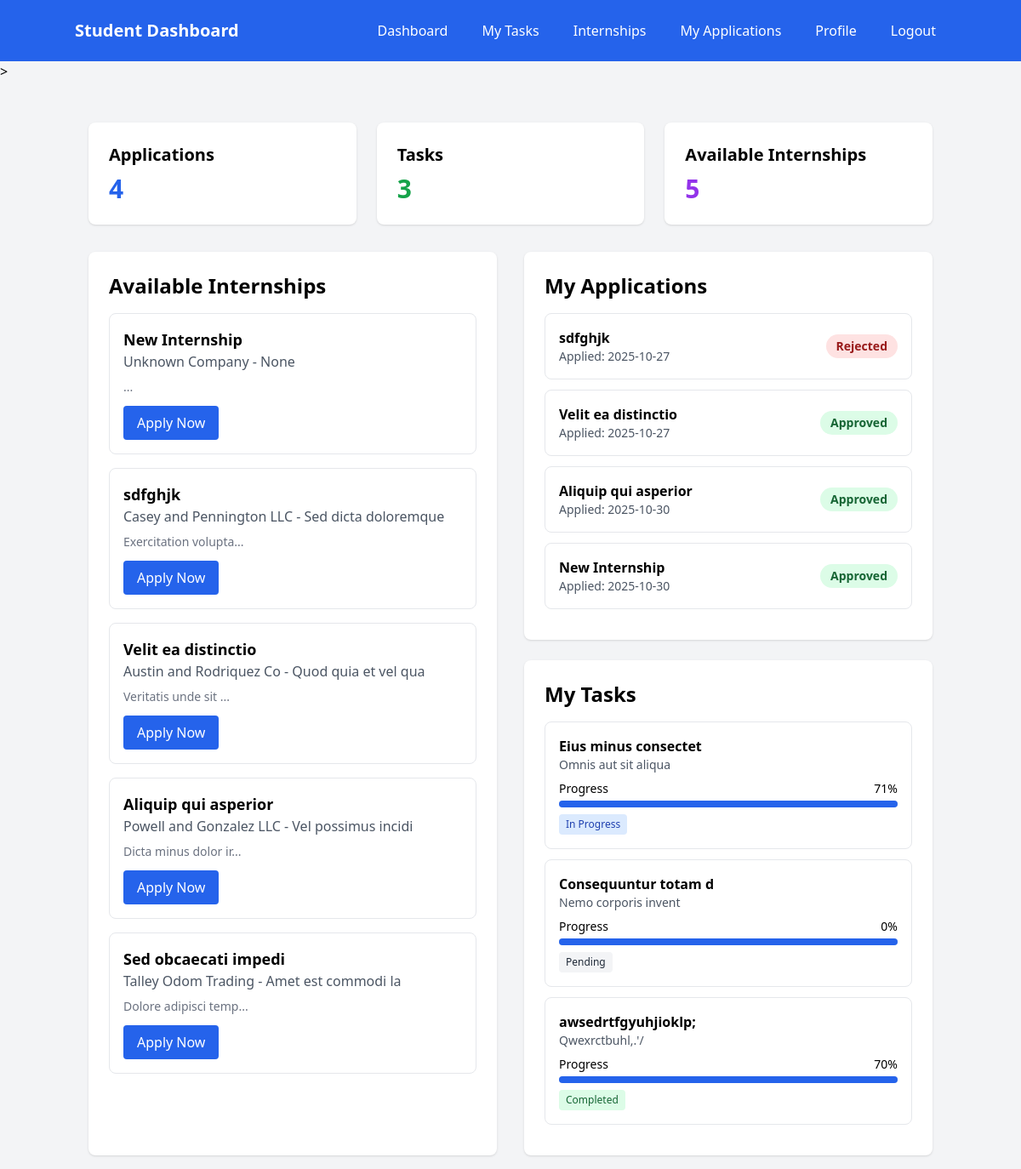
The app's page /dashboard (signed in), older data.
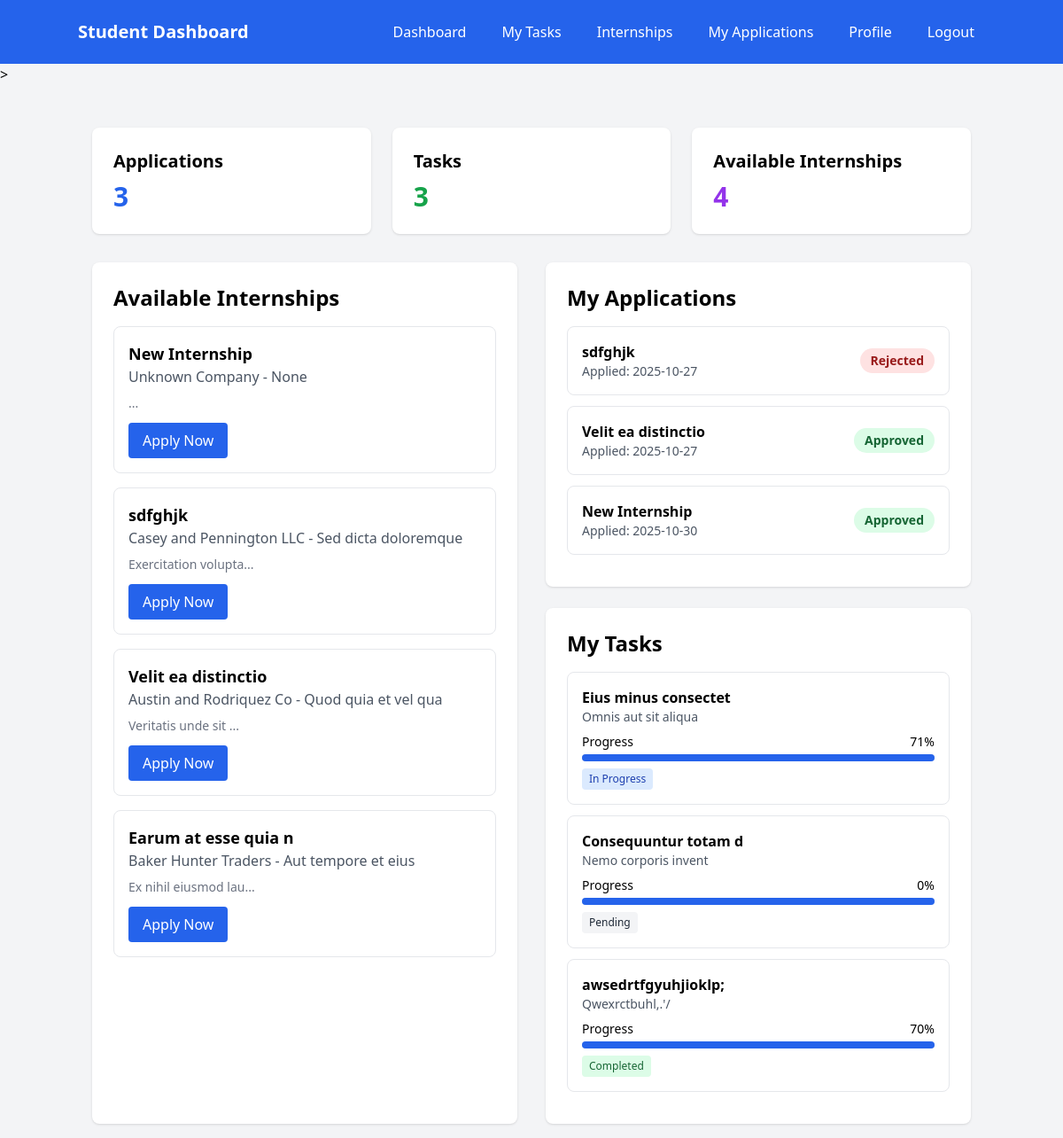
The same page, newer data.
### models.py (models this page shows)
class Internship(Base):
    __tablename__ = "internships"
    id = Column(Integer, primary_key=True, index=True)
    title = Column(String(255), nullable=False)
    description = Column(Text)
    company = Column(String(255), nullable=False)
    location = Column(String(255))
    duration = Column(String(100))
    stipend = Column(String(100))
    requirements = Column(Text)
    created_by = Column(Integer, ForeignKey("users.id"))
    created_at = Column(DateTime(timezone=True), server_default=func.now())
    is_active = Column(Boolean, default=True)
    deadline = Column(DateTime(timezone=True))
    creator = relationship("User", back_populates="created_internships")
    applications = relationship("InternshipApplication", back_populates="internship")
    tasks = relationship("Task", back_populates="internship")
    feedback = relationship("Feedback", back_populates="internship")

class InternshipApplication(Base):
    __tablename__ = "internship_applications"
    id = Column(Integer, primary_key=True, index=True)
    student_id = Column(Integer, ForeignKey("users.id"), nullable=False)
    internship_id = Column(Integer, ForeignKey("internships.id"), nullable=False)
    application_date = Column(DateTime(timezone=True), server_default=func.now())
    status = Column(Enum(ApplicationStatus), default=ApplicationStatus.PENDING)
    cover_letter = Column(Text)
    resume_url = Column(String(500))
    student = relationship("User", back_populates="applications")
    internship = relationship("Internship", back_populates="applications")

class Task(Base):
    __tablename__ = "tasks"
    id = Column(Integer, primary_key=True, index=True)
    title = Column(String(255), nullable=False)
    description = Column(Text)
    internship_id = Column(Integer, ForeignKey("internships.id"), nullable=False)
    student_id = Column(Integer, ForeignKey("users.id"), nullable=False)
    assigned_by = Column(Integer, ForeignKey("users.id"))
    due_date = Column(DateTime(timezone=True))
    status = Column(Enum(TaskStatus), default=TaskStatus.PENDING)
    progress = Column(Integer, default=0)
    created_at = Column(DateTime(timezone=True), server_default=func.now())
    internship = relationship("Internship", back_populates="tasks")
    student = relationship("User", foreign_keys=[student_id], back_populates="assigned_tasks")
    assigner = relationship("User", foreign_keys=[assigned_by], back_populates="assigned_by_tasks")

### app.py (the view)
@app.get("/dashboard", response_class=HTMLResponse)
async def dashboard(request: Request, db: Session = Depends(get_db)):
    try:
        user = await get_current_user_from_cookie(request, db)
        print(f"🎯 Dashboard access - User: {user.email}, Role: {user.role}")
        if user.role == "student":
            internships = crud.get_internships(db)
            applications = crud.get_applications_by_student(db, user.id)
            tasks = crud.get_tasks_by_student(db, user.id)
            return templates.TemplateResponse("dashboard_student.html", {
                "request": request,
                "user": user,
                "internships": internships,
                "applications": applications,
                "tasks": tasks
            })
        elif user.role == "admin":
            internships = crud.get_internships(db)
            try:
                stats = crud.get_system_stats(db)
            except Exception as e:
                print(f"⚠️  Could not get system stats: {e}")
                stats = {
                    "total_users": 0,
                    "total_students": 0,
                    "total_admins": 0,
                    "total_mentors": 0,
                    "total_internships": 0,
                    "total_applications": 0,
                    "total_tasks": 0
                }
            return templates.TemplateResponse("dashboard_admin.html", {
                "request": request,
                "user": user,
                "internships": internships,
                "stats": stats
            })
        elif user.role == "mentor":
            internships = crud.get_internships(db)
            mentor_internships = crud.get_internships_by_mentor(db, user.id)
            mentor_applications = crud.get_applications_for_mentor(db, user.id)
            return templates.TemplateResponse("dashboard_mentor.html", {
                "request": request,
                "user": user,
                "internships": internships,
                "mentor_internships": mentor_internships,
                "mentor_applications": mentor_applications
            })
        else:
            print(f"❌ Unknown role: {user.role}")
            return RedirectResponse("/login?error=Unknown user role")
    except Exception as e:
        print(f"💥 Dashboard error: {e}")
        import traceback
        traceback.print_exc()
        return RedirectResponse("/login")

### templates/dashboard_student.html (shortened to what the changed rows need)
<!DOCTYPE html>
<html>
<head>
    <script src="https://cdn.tailwindcss.com"></script>
</head>
<body class="bg-gray-100">
<nav class="bg-blue-600 text-white p-4">
    <div class="container mx-auto flex justify-between items-center">
        <h1 class="text-xl font-bold">Student Dashboard</h1>
    </div>
</nav>>
    <div class="container mx-auto mt-8 p-4">
        <div class="grid grid-cols-1 md:grid-cols-3 gap-6 mb-8">
            <div class="bg-white p-6 rounded-lg shadow">
                <h3 class="text-xl font-semibold mb-2">Applications</h3>
                <p class="text-3xl font-bold text-blue-600">{{ applications|length }}</p>
            </div>
            <div class="bg-white p-6 rounded-lg shadow">
                <h3 class="text-xl font-semibold mb-2">Available Internships</h3>
                <p class="text-3xl font-bold text-purple-600">{{ internships|length }}</p>
            </div>
        </div>
        <div class="grid grid-cols-1 lg:grid-cols-2 gap-8">
            <div class="bg-white p-6 rounded-lg shadow">
                <h2 class="text-2xl font-bold mb-4">Available Internships</h2>
                {% if internships %}
                {% for internship in internships %}
                <div class="border border-gray-200 rounded-lg p-4 mb-4">
                    <h3 class="text-lg font-semibold">{{ internship.title }}</h3>
                    <p class="text-gray-600">{{ internship.company }} - {{ internship.location }}</p>
                    <p class="text-sm text-gray-500 mt-2">{{ internship.description[:100] }}...</p>
                    <a href="/internships" class="inline-block mt-3 bg-blue-600 text-white px-4 py-2 rounded hover:bg-blue-700">
                        Apply Now
                    </a>
                </div>
                {% endfor %}
                {% else %}
                <p class="text-gray-500">No internships available at the moment.</p>
                {% endif %}
            </div>
            <div class="space-y-6">
                <div class="bg-white p-6 rounded-lg shadow">
                    <h2 class="text-2xl font-bold mb-4">My Applications</h2>
                    {% if applications %}
                    {% for application in applications %}
                    <div class="border border-gray-200 rounded-lg p-4 mb-3">
                        <div class="flex justify-between items-center">
                            <div>
                                <h4 class="font-semibold">
                                    {% if application.internship %}
                                        {{ application.internship.title }}
                                    {% else %}
                                        Internship #{{ application.internship_id }}
                                    {% endif %}
                                </h4>
                                <p class="text-sm text-gray-600">Applied: {{ application.application_date.strftime('%Y-%m-%d') }}</p>
                            </div>
                            <span class="px-3 py-1 rounded-full text-sm font-semibold
                                    {% if application.status == 'approved' %}bg-green-100 text-green-800
                                    {% elif application.status == 'rejected' %}bg-red-100 text-red-800
                                    {% else %}bg-yellow-100 text-yellow-800{% endif %}">
                                {{ application.status|title }}
                            </span>
                        </div>
                    </div>
                    {% endfor %}
                    {% else %}
                    <p class="text-gray-500">No applications yet.</p>
                    {% endif %}
                </div>
                <div class="bg-white p-6 rounded-lg shadow">
                    <h2 class="text-2xl font-bold mb-4">My Tasks</h2>
                    {% if tasks %}
                    {% for task in tasks %}
                    <div class="border border-gray-200 rounded-lg p-4 mb-3">
                        <h4 class="font-semibold">{{ task.title }}</h4>
                        <p class="text-sm text-gray-600">{{ task.description }}</p>
                        <div class="mt-2">
                            <div class="flex justify-between text-sm mb-1">
                                <span>Progress</span>
                                <span>{{ task.progress }}%</span>
                            </div>
                            <div class="w-full bg-gray-200 rounded-full h-2">
                                <div class="bg-blue-600 h-2 rounded-full" style="width: '{{ task.progress|default(0) }}%';"></div>
                            </div>
                        </div>
                        <span class="inline-block mt-2 px-2 py-1 text-xs rounded
                                {% if task.status == 'completed' %}bg-green-100 text-green-800
                                {% elif task.status == 'in_progress' %}bg-blue-100 text-blue-800
                                {% else %}bg-gray-100 text-gray-800{% endif %}">
                            {{ task.status|replace('_', ' ')|title }}
                        </span>
                    </div>
                    {% endfor %}
                    {% else %}
                    <p class="text-gray-500">No tasks assigned yet.</p>
                    {% endif %}
                </div>
            </div>
        </div>
    </div>
</body>
</html>

Row changes from the older to the newer data that the page shows:
removed Internship: title "Aliquip qui asperior", company "Powell and Gonzalez LLC", location "Vel possimus incidi", description "Dicta minus dolor ir"
removed Internship: title "Sed obcaecati impedi", company "Talley Odom Trading", location "Amet est commodi la", description "Dolore adipisci temp"
removed InternshipApplication: internship "Aliquip qui asperior", application_date "2025-10-30", status "Approved"
added Internship: title "Earum at esse quia n", company "Baker Hunter Traders", location "Aut tempore et eius", description "Ex nihil eiusmod lau"
Text that changed along with them:
{{ applications|length }}: "4" → "3"
{{ internships|length }}: "5" → "4"
